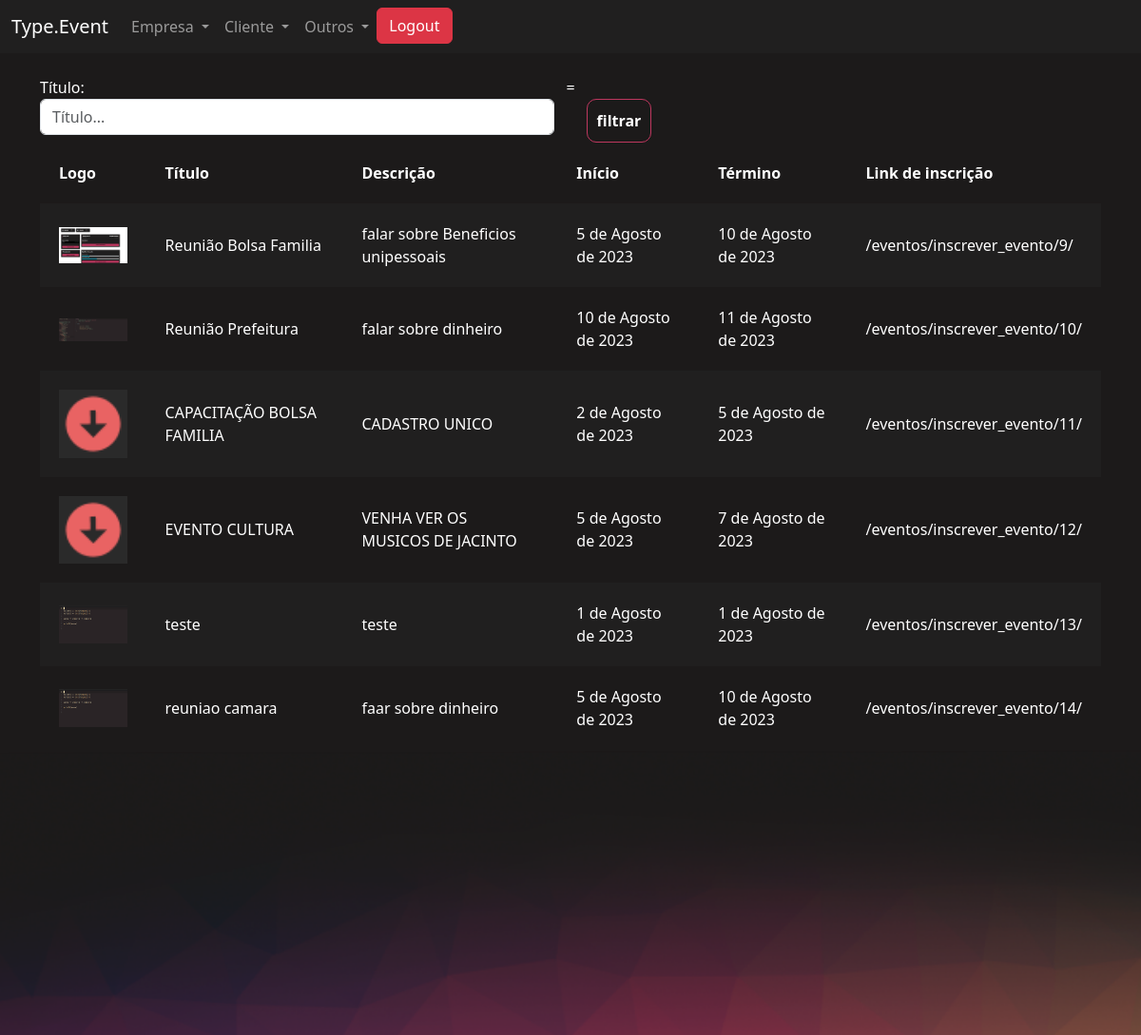
/eventos/gerenciar_evento/ (signed in), run on an earlier commit of the app's database.
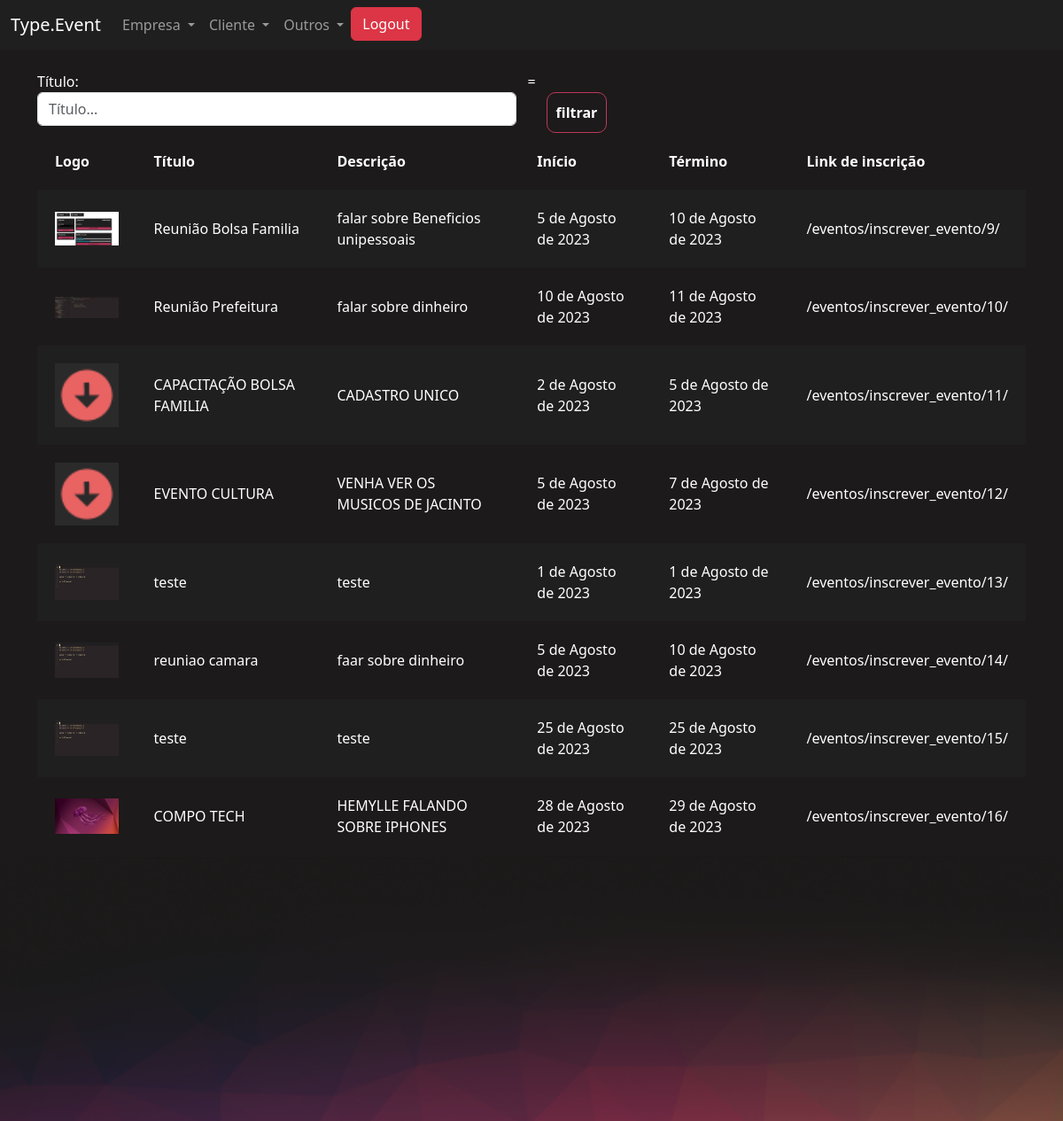
And on a later commit of the database.
### eventos/models.py (models this page shows, shortened)
class Evento(models.Model):
    criador = models.ForeignKey(User, on_delete=models.DO_NOTHING, null=True, blank=True)
    nome = models.CharField(max_length=200)
    descricao = models.TextField()
    data_inicio = models.DateField()
    data_termino = models.DateField()
    carga_horaria = models.IntegerField()
    logo = models.ImageField(upload_to="logos")
    participantes = models.ManyToManyField(User, related_name="evento_participante", null=True, blank=True)
    cor_principal = models.CharField(max_length=7)
    cor_secundaria = models.CharField(max_length=7)
    cor_fundo = models.CharField(max_length=7)

### eventos/views.py (the view)
# urls.py: path('gerenciar_evento/', views.gerenciar_evento, name="gerenciar_evento"),
@login_required
def gerenciar_evento(request):
    if request.method == "GET":
        nome = request.GET.get('nome')
        eventos = Evento.objects.filter(criador=request.user)
        if nome:
            eventos = eventos.filter(nome__contains=nome)
        return render(request, 'gerenciar_evento.html', {'eventos':eventos})

### eventos/templates/gerenciar_evento.html (shortened to what this page needs)
{% extends "bases/base_evento.html" %}
{% load static %}
{% block 'importacoes' %}
    <link href="{% static 'evento/css/gerenciar_evento.css' %}" rel="stylesheet">
{% endblock %}
{% block 'conteudo' %}
    <div class="container">
        <br>
        <div class="row">
            <div class="col-md">
                <form action="{% url 'gerenciar_evento' %}" method="GET">
                <label>Título:</label>
                <input type="text" placeholder="Título..." class="form-control" name="nome">
            </div>
=
            <div class="col-md">
                <br>
                <input type="submit" class="btn-principal" value="filtrar">
            </div>
        </div>
        <table>
            <tr>
                <th>Logo</th>
                <th>Título</th>
                <th>Descrição</th>
                <th>Início</th>
                <th>Término</th>
                <th>Link de inscrição</th>
            </tr>
            {% for evento in eventos %}
            <tr class="{% cycle 'linha' 'linha2' %}">
                <td width="10%"><a href="{% url 'participantes_evento' evento.id %}"><img width="100%" src="/media/{{evento.logo}}"></a></td>
                <td>{{evento.nome}}</td>
                <td>{{evento.descricao}}</td>
                <td>{{evento.data_inicio}}</td>
                <td>{{evento.data_termino}}</td>
                <td>{{request.META.HTTP_HOST}}/eventos/inscrever_evento/{{evento.id}}/</td>
            </tr>
            {% endfor %}
        </table>
    </div>
{% endblock %}

What changed in the data, as far as the page shows it:
added Evento: logo (picture), nome "teste", descricao "teste", data_inicio "25 de Agosto de 2023", data_termino "25 de Agosto de 2023", id "15"
added Evento: logo (picture), nome "COMPO TECH", descricao "HEMYLLE FALANDO SOBRE IPHONES", data_inicio "28 de Agosto de 2023", data_termino "29 de Agosto de 2023", id "16"
